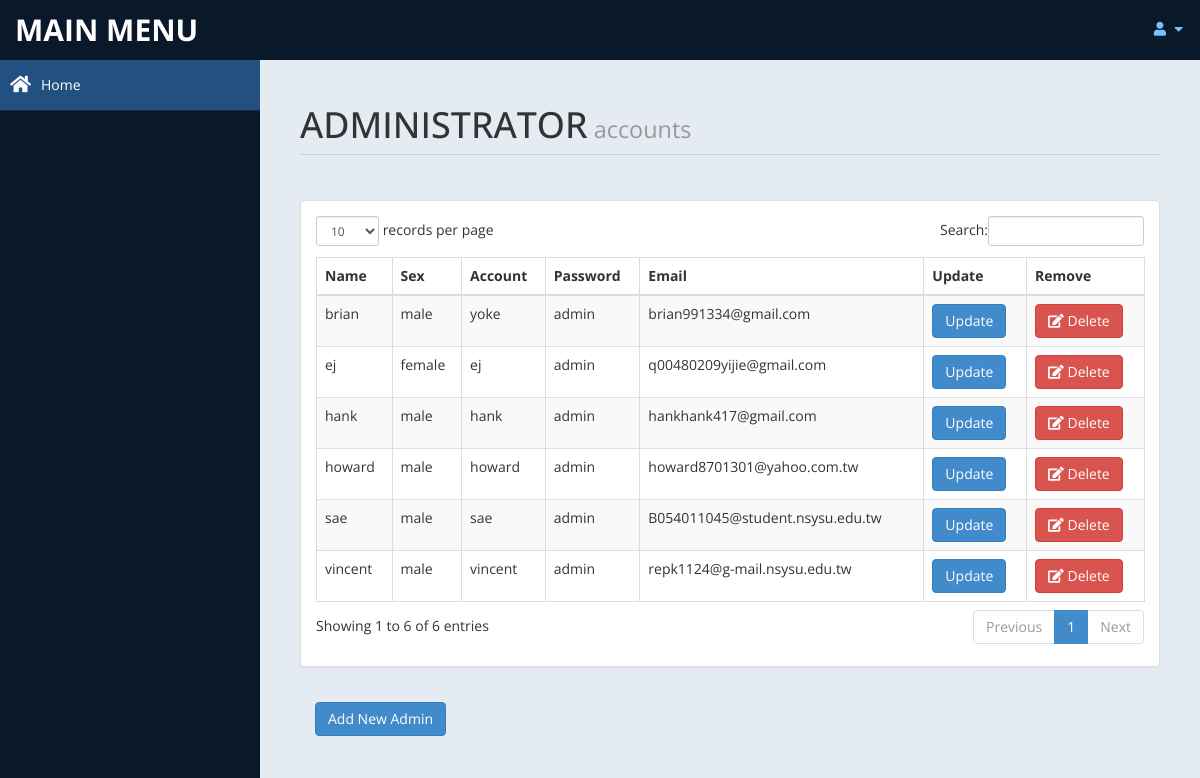
The app's page /admin/usersetting.php (signed in) with its own data.
### tables this page shows
CREATE TABLE employee(
	id int(10) unsigned NOT NULL,
	eId VARCHAR(10) NOT NULL,
	eName VARCHAR(20),
	eSex INT,
	eAccount VARCHAR(10),
	ePassword VARCHAR(10),
	eEmail  VARCHAR(40),
	PRIMARY KEY (eId,id)

);

### admin/usersetting.php (the view, shortened to what this page needs)
<!DOCTYPE html>
<html xmlns="http://www.w3.org/1999/xhtml">
<head>
    <link href="assets/css/bootstrap.css" rel="stylesheet" />
    <link href="assets/css/font-awesome.css" rel="stylesheet" />
    <link href="assets/css/custom-styles.css" rel="stylesheet" />
    <link href="assets/js/dataTables/dataTables.bootstrap.css" rel="stylesheet" />
    <link rel="stylesheet" href="https://use.fontawesome.com/releases/v5.0.13/css/all.css">
    <link href="assets/js/morris/morris-0.4.3.min.css" rel="stylesheet" />
</head>
<body>
    <div id="wrapper">
        <nav class="navbar navbar-default top-navbar" role="navigation">
            <div class="navbar-header">
                <a class="navbar-brand" href="home.php">MAIN MENU </a>
            </div>
            <ul class="nav navbar-top-links navbar-right">
                <li class="dropdown">
                    <a class="dropdown-toggle" data-toggle="dropdown" href="#" aria-expanded="false">
                        <i class="fa fa-user fa-fw"></i> <i class="fa fa-caret-down"></i>
                    </a>
                </li>
            </ul>
        </nav>
        <nav class="navbar-default navbar-side" role="navigation">
            <div class="sidebar-collapse">
                <ul class="nav" id="main-menu">
                    <li><a class="active-menu" href="home.php"><i class="fa fa-home fa-lg"></i>Home</a></li>
                </ul>
            </div>
        </nav>
        <div id="page-wrapper" >
            <div id="page-inner">
    			<div class="row">
                    <div class="col-md-12">
                        <h1 class="page-header">
                           ADMINISTRATOR<small> accounts </small>
                        </h1>
                    </div>
                </div>
                <?php
    				include ('db.php');
    				$sql = "SELECT * FROM `employee` ORDER BY eId";
    				$re = mysqli_query($con,$sql)
    			?>
                <div class="row">
                    <div class="col-md-12">
                        <div class="panel panel-default">
                            <div class="panel-body">
                                <div class="table-responsive">
                                    <table class="table table-striped table-bordered table-hover" id="dataTable-example">
                                        <thead>
                                            <tr>
    											<th>Name</th>
                                                <th>Sex</th>
                                                <th>Account</th>
    											<th>Password</th>
    											<th>Email</th>
    											<th>Update</th>
                                                <th>Remove</th>
                                            </tr>
                                        </thead>
                                        <tbody>
    									<?php
    										while($row = mysqli_fetch_array($re)){
    										    $id = $row['id'];
    											$name = $row['eName'];
    											$account = $row['eAccount'];
    											$password = $row['ePassword'];
    											$email = $row['eEmail'];
                                                if ($row['eSex']==1) {
                                                    $sex = "male";
                                                }else{
                                                    $sex = "female";
                                                }
    											if($id % 2 ==0 ){
    												echo"<tr class='gradeC'>
        													<td>".$name."</td>
        													<td>".$sex."</td>
        													<td>".$account."</td>
        													<td>".$password."</td>
        													<td>".$email."</td>
        													<td><a href=usersettingup.php?id=".$row['id'] ." <button class='btn btn-primary btn'>Update</button></td>
        													<td><a href=usersettingdel.php?id=".$id ."><button class='btn btn-danger'><i class='fa fa-edit' ></i> Delete</button></a></td>
    												    </tr>";
    											}
    											else{
    												echo"<tr class='gradeC'>
                                                            <td>".$name."</td>
                                                            <td>".$sex."</td>
                                                            <td>".$account."</td>
                                                            <td>".$password."</td>
                                                            <td>".$email."</td>
                                                            <td><a href=usersettingup.php?id=".$row['id'] ." <button class='btn btn-primary btn'>Update</button></td>
                                                            <td><a href=usersettingdel.php?id=".$id ."><button class='btn btn-danger'><i class='fa fa-edit' ></i> Delete</button></a></td>
                                                        </tr>";
    											}
    										}
    									?>
                                        </tbody>
                                    </table>
                                </div>
                            </div>
                        </div>
    					<div class="panel-body">
                            <button class="btn btn-primary btn" data-toggle="modal" data-target="#myModal1">Add New Admin</button>
                        </div>
            </div>
        </div>
</body>
</html>

### admin/assets/css/custom-styles.css (style rules this page uses)
body { font-family: 'Open Sans', sans-serif; }
#wrapper { width: 100%; background:#09192A; }
#page-wrapper { padding: 15px 15px; min-height: 600px; background:#E5EBF2; }
#page-inner { width:100%; margin:10px 20px 10px 0px; background-color:transparent; padding:10px; min-height:1200px; }
h1, .h1, h2, .h2, h3, .h3 { margin-top: 7px; margin-bottom: -5px; }
.page-header { padding-bottom: 9px; margin: 10px 0 45px; border-bottom: 1px solid #C7D1DD; }
.top-navbar { margin:0px; }
.top-navbar .navbar-brand { color: #fff; width: 260px; text-align: left; height: 60px; font-size: 30px; font-weight: 700; text-transform: uppercase; line-height: 30px; }
.top-navbar .nav > li { position: relative; display: inline-block; }
.top-navbar .nav > li > a { position: relative; display: block; padding: 19px 15px; color: #77C0FD; }
.active-menu { background-color:#225081!important; }
.sidebar-collapse , .sidebar-collapse .nav { background:none; }
.sidebar-collapse .nav { padding:0; }
.sidebar-collapse .nav > li > a { color:#fff; background:transparent; text-shadow:none; }
.sidebar-collapse > .nav > li > a { padding:15px 10px; }
.sidebar-collapse > .nav > li { border-bottom: 1px solid rgba(107, 108, 109, 0.19); }
.navbar-side { border:none; background-color: transparent; }
.top-navbar { background:#09192A; border-bottom:none; }
.top-navbar .nav > li > a > i { margin-right: 2px; }
.navbar-default { border:0px solid black; }
.navbar-header { background: #09192A; }
.nav > li > a > i { margin-right:10px; }
@media (min-width:768px) { #page-wrapper { margin: 0 0 0 260px; padding: 15px 30px; min-height: 1200px; } }
@media (min-width:768px) { .navbar-side { z-index: 1; position: absolute; width: 260px; } }
@media (min-width:768px) { .navbar { border-radius: 0px; } }

### records on screen
employee: eName "hank", eSex "male", eAccount "hank", ePassword "admin", eEmail "hankhank417@gmail.com"
employee: eName "howard", eSex "male", eAccount "howard", ePassword "admin", eEmail "howard8701301@yahoo.com.tw"
employee: eName "brian", eSex "male", eAccount "yoke", ePassword "admin", eEmail "brian991334@gmail.com"
employee: eName "ej", eSex "female", eAccount "ej", ePassword "admin", eEmail "q00480209yijie@gmail.com"
employee: eName "vincent", eSex "male", eAccount "vincent", ePassword "admin", eEmail "repk1124@g-mail.nsysu.edu.tw"
employee: eName "sae", eSex "male", eAccount "sae", ePassword "admin", eEmail "B054011045@student.nsysu.edu.tw"
